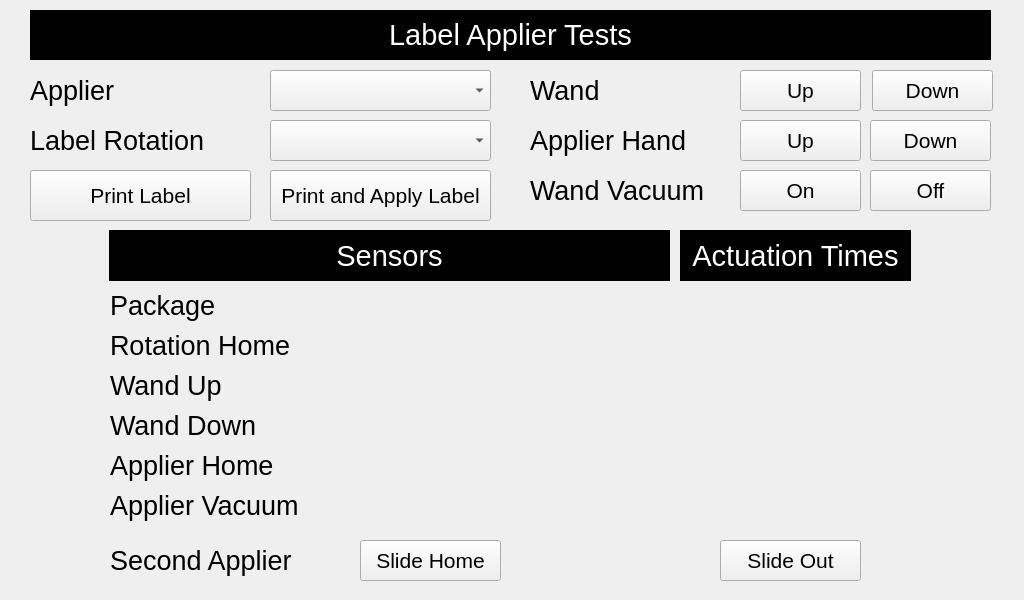
<?xml version="1.0" encoding="UTF-8"?>
<ui version="4.0">
 <class>serviceNewWrapperTestLabelApplier</class>
 <widget class="QWidget" name="serviceNewWrapperTestLabelApplier">
  <property name="geometry">
   <rect>
    <x>0</x>
    <y>0</y>
    <width>1024</width>
    <height>600</height>
   </rect>
  </property>
  <property name="font">
   <font>
    <pointsize>22</pointsize>
   </font>
  </property>
  <property name="windowTitle">
   <string>Form</string>
  </property>
  <widget class="QLabel" name="label">
   <property name="geometry">
    <rect>
     <x>30</x>
     <y>10</y>
     <width>961</width>
     <height>50</height>
    </rect>
   </property>
   <property name="font">
    <font>
     <pointsize>22</pointsize>
    </font>
   </property>
   <property name="styleSheet">
    <string notr="true">background-color: rgb(0, 0, 0);
color: rgb(255, 255, 255);</string>
   </property>
   <property name="text">
    <string>Label Applier Tests</string>
   </property>
   <property name="alignment">
    <set>Qt::AlignCenter</set>
   </property>
  </widget>
  <widget class="QLabel" name="lblPackageSensor">
   <property name="geometry">
    <rect>
     <x>550</x>
     <y>290</y>
     <width>121</width>
     <height>31</height>
    </rect>
   </property>
   <property name="font">
    <font>
     <pointsize>15</pointsize>
    </font>
   </property>
   <property name="styleSheet">
    <string notr="true"/>
   </property>
   <property name="text">
    <string notr="true"/>
   </property>
   <property name="alignment">
    <set>Qt::AlignCenter</set>
   </property>
  </widget>
  <widget class="QLabel" name="lblProductNumber_4">
   <property name="geometry">
    <rect>
     <x>110</x>
     <y>290</y>
     <width>431</width>
     <height>31</height>
    </rect>
   </property>
   <property name="font">
    <font>
     <pointsize>20</pointsize>
    </font>
   </property>
   <property name="text">
    <string>Package</string>
   </property>
   <property name="alignment">
    <set>Qt::AlignLeading|Qt::AlignLeft|Qt::AlignVCenter</set>
   </property>
  </widget>
  <widget class="QLabel" name="lblPrimaryStation">
   <property name="geometry">
    <rect>
     <x>109</x>
     <y>230</y>
     <width>561</width>
     <height>51</height>
    </rect>
   </property>
   <property name="font">
    <font>
     <pointsize>22</pointsize>
    </font>
   </property>
   <property name="styleSheet">
    <string notr="true">background-color: rgb(0, 0, 0);
color: rgb(255, 255, 255);</string>
   </property>
   <property name="text">
    <string>Sensors</string>
   </property>
   <property name="alignment">
    <set>Qt::AlignCenter</set>
   </property>
  </widget>
  <widget class="QPushButton" name="btnApplierUp">
   <property name="geometry">
    <rect>
     <x>740</x>
     <y>120</y>
     <width>121</width>
     <height>41</height>
    </rect>
   </property>
   <property name="sizePolicy">
    <sizepolicy hsizetype="Fixed" vsizetype="Fixed">
     <horstretch>0</horstretch>
     <verstretch>0</verstretch>
    </sizepolicy>
   </property>
   <property name="minimumSize">
    <size>
     <width>121</width>
     <height>41</height>
    </size>
   </property>
   <property name="maximumSize">
    <size>
     <width>121</width>
     <height>41</height>
    </size>
   </property>
   <property name="font">
    <font>
     <pointsize>16</pointsize>
    </font>
   </property>
   <property name="text">
    <string>Up</string>
   </property>
  </widget>
  <widget class="QPushButton" name="btnWandDown">
   <property name="geometry">
    <rect>
     <x>872</x>
     <y>70</y>
     <width>121</width>
     <height>41</height>
    </rect>
   </property>
   <property name="sizePolicy">
    <sizepolicy hsizetype="Fixed" vsizetype="Fixed">
     <horstretch>0</horstretch>
     <verstretch>0</verstretch>
    </sizepolicy>
   </property>
   <property name="minimumSize">
    <size>
     <width>121</width>
     <height>41</height>
    </size>
   </property>
   <property name="maximumSize">
    <size>
     <width>121</width>
     <height>41</height>
    </size>
   </property>
   <property name="font">
    <font>
     <pointsize>16</pointsize>
    </font>
   </property>
   <property name="text">
    <string>Down</string>
   </property>
  </widget>
  <widget class="QLabel" name="lblProductNumber_6">
   <property name="geometry">
    <rect>
     <x>530</x>
     <y>170</y>
     <width>201</width>
     <height>41</height>
    </rect>
   </property>
   <property name="font">
    <font>
     <pointsize>20</pointsize>
    </font>
   </property>
   <property name="text">
    <string>Wand Vacuum</string>
   </property>
   <property name="alignment">
    <set>Qt::AlignLeading|Qt::AlignLeft|Qt::AlignVCenter</set>
   </property>
  </widget>
  <widget class="QPushButton" name="btnApplierDown">
   <property name="geometry">
    <rect>
     <x>870</x>
     <y>120</y>
     <width>121</width>
     <height>41</height>
    </rect>
   </property>
   <property name="sizePolicy">
    <sizepolicy hsizetype="Fixed" vsizetype="Fixed">
     <horstretch>0</horstretch>
     <verstretch>0</verstretch>
    </sizepolicy>
   </property>
   <property name="minimumSize">
    <size>
     <width>121</width>
     <height>41</height>
    </size>
   </property>
   <property name="maximumSize">
    <size>
     <width>121</width>
     <height>41</height>
    </size>
   </property>
   <property name="font">
    <font>
     <pointsize>16</pointsize>
    </font>
   </property>
   <property name="text">
    <string>Down</string>
   </property>
  </widget>
  <widget class="QLabel" name="lblProductNumber_5">
   <property name="geometry">
    <rect>
     <x>30</x>
     <y>70</y>
     <width>201</width>
     <height>41</height>
    </rect>
   </property>
   <property name="font">
    <font>
     <pointsize>20</pointsize>
    </font>
   </property>
   <property name="text">
    <string>Applier</string>
   </property>
   <property name="alignment">
    <set>Qt::AlignLeading|Qt::AlignLeft|Qt::AlignVCenter</set>
   </property>
  </widget>
  <widget class="QLabel" name="lblProductNumber_3">
   <property name="geometry">
    <rect>
     <x>530</x>
     <y>70</y>
     <width>201</width>
     <height>41</height>
    </rect>
   </property>
   <property name="font">
    <font>
     <pointsize>20</pointsize>
    </font>
   </property>
   <property name="text">
    <string>Wand</string>
   </property>
   <property name="alignment">
    <set>Qt::AlignLeading|Qt::AlignLeft|Qt::AlignVCenter</set>
   </property>
  </widget>
  <widget class="QPushButton" name="btnWandVacuumOff">
   <property name="geometry">
    <rect>
     <x>870</x>
     <y>170</y>
     <width>121</width>
     <height>41</height>
    </rect>
   </property>
   <property name="sizePolicy">
    <sizepolicy hsizetype="Fixed" vsizetype="Fixed">
     <horstretch>0</horstretch>
     <verstretch>0</verstretch>
    </sizepolicy>
   </property>
   <property name="minimumSize">
    <size>
     <width>121</width>
     <height>41</height>
    </size>
   </property>
   <property name="maximumSize">
    <size>
     <width>121</width>
     <height>41</height>
    </size>
   </property>
   <property name="font">
    <font>
     <pointsize>16</pointsize>
    </font>
   </property>
   <property name="text">
    <string>Off</string>
   </property>
  </widget>
  <widget class="QPushButton" name="btnWandVacuumOn">
   <property name="geometry">
    <rect>
     <x>740</x>
     <y>170</y>
     <width>121</width>
     <height>41</height>
    </rect>
   </property>
   <property name="sizePolicy">
    <sizepolicy hsizetype="Fixed" vsizetype="Fixed">
     <horstretch>0</horstretch>
     <verstretch>0</verstretch>
    </sizepolicy>
   </property>
   <property name="minimumSize">
    <size>
     <width>121</width>
     <height>41</height>
    </size>
   </property>
   <property name="maximumSize">
    <size>
     <width>121</width>
     <height>41</height>
    </size>
   </property>
   <property name="font">
    <font>
     <pointsize>16</pointsize>
    </font>
   </property>
   <property name="text">
    <string>On</string>
   </property>
  </widget>
  <widget class="QPushButton" name="btnWandUp">
   <property name="geometry">
    <rect>
     <x>740</x>
     <y>70</y>
     <width>121</width>
     <height>41</height>
    </rect>
   </property>
   <property name="sizePolicy">
    <sizepolicy hsizetype="Fixed" vsizetype="Fixed">
     <horstretch>0</horstretch>
     <verstretch>0</verstretch>
    </sizepolicy>
   </property>
   <property name="minimumSize">
    <size>
     <width>121</width>
     <height>41</height>
    </size>
   </property>
   <property name="maximumSize">
    <size>
     <width>121</width>
     <height>41</height>
    </size>
   </property>
   <property name="font">
    <font>
     <pointsize>16</pointsize>
    </font>
   </property>
   <property name="text">
    <string>Up</string>
   </property>
  </widget>
  <widget class="QLabel" name="lblProductNumber_7">
   <property name="geometry">
    <rect>
     <x>30</x>
     <y>120</y>
     <width>201</width>
     <height>41</height>
    </rect>
   </property>
   <property name="font">
    <font>
     <pointsize>20</pointsize>
    </font>
   </property>
   <property name="text">
    <string>Label Rotation</string>
   </property>
   <property name="alignment">
    <set>Qt::AlignLeading|Qt::AlignLeft|Qt::AlignVCenter</set>
   </property>
  </widget>
  <widget class="QComboBox" name="cboxLabelRotation">
   <property name="geometry">
    <rect>
     <x>270</x>
     <y>120</y>
     <width>221</width>
     <height>41</height>
    </rect>
   </property>
   <property name="minimumSize">
    <size>
     <width>221</width>
     <height>41</height>
    </size>
   </property>
   <property name="maximumSize">
    <size>
     <width>221</width>
     <height>41</height>
    </size>
   </property>
   <property name="font">
    <font>
     <pointsize>16</pointsize>
    </font>
   </property>
  </widget>
  <widget class="QPushButton" name="btnPrintApplyLabel">
   <property name="geometry">
    <rect>
     <x>270</x>
     <y>170</y>
     <width>221</width>
     <height>51</height>
    </rect>
   </property>
   <property name="minimumSize">
    <size>
     <width>0</width>
     <height>51</height>
    </size>
   </property>
   <property name="maximumSize">
    <size>
     <width>16777215</width>
     <height>51</height>
    </size>
   </property>
   <property name="font">
    <font>
     <pointsize>16</pointsize>
    </font>
   </property>
   <property name="text">
    <string>Print and Apply Label</string>
   </property>
  </widget>
  <widget class="QPushButton" name="btnPrintLabel">
   <property name="geometry">
    <rect>
     <x>30</x>
     <y>170</y>
     <width>221</width>
     <height>51</height>
    </rect>
   </property>
   <property name="minimumSize">
    <size>
     <width>0</width>
     <height>51</height>
    </size>
   </property>
   <property name="maximumSize">
    <size>
     <width>16777215</width>
     <height>51</height>
    </size>
   </property>
   <property name="font">
    <font>
     <pointsize>16</pointsize>
    </font>
   </property>
   <property name="text">
    <string>Print Label</string>
   </property>
  </widget>
  <widget class="QComboBox" name="cboxLabelApplier">
   <property name="geometry">
    <rect>
     <x>270</x>
     <y>70</y>
     <width>221</width>
     <height>41</height>
    </rect>
   </property>
   <property name="sizePolicy">
    <sizepolicy hsizetype="Fixed" vsizetype="Fixed">
     <horstretch>0</horstretch>
     <verstretch>0</verstretch>
    </sizepolicy>
   </property>
   <property name="minimumSize">
    <size>
     <width>221</width>
     <height>31</height>
    </size>
   </property>
   <property name="maximumSize">
    <size>
     <width>221</width>
     <height>41</height>
    </size>
   </property>
   <property name="font">
    <font>
     <pointsize>16</pointsize>
    </font>
   </property>
  </widget>
  <widget class="QLabel" name="lblProductNumber_8">
   <property name="geometry">
    <rect>
     <x>110</x>
     <y>330</y>
     <width>431</width>
     <height>31</height>
    </rect>
   </property>
   <property name="font">
    <font>
     <pointsize>20</pointsize>
    </font>
   </property>
   <property name="text">
    <string>Rotation Home</string>
   </property>
   <property name="alignment">
    <set>Qt::AlignLeading|Qt::AlignLeft|Qt::AlignVCenter</set>
   </property>
  </widget>
  <widget class="QLabel" name="lblRotationHomeSensor">
   <property name="geometry">
    <rect>
     <x>550</x>
     <y>330</y>
     <width>121</width>
     <height>31</height>
    </rect>
   </property>
   <property name="font">
    <font>
     <pointsize>15</pointsize>
    </font>
   </property>
   <property name="styleSheet">
    <string notr="true"/>
   </property>
   <property name="text">
    <string notr="true"/>
   </property>
   <property name="alignment">
    <set>Qt::AlignCenter</set>
   </property>
  </widget>
  <widget class="QLabel" name="lblProductNumber_9">
   <property name="geometry">
    <rect>
     <x>530</x>
     <y>120</y>
     <width>201</width>
     <height>41</height>
    </rect>
   </property>
   <property name="font">
    <font>
     <pointsize>20</pointsize>
    </font>
   </property>
   <property name="text">
    <string>Applier Hand</string>
   </property>
   <property name="alignment">
    <set>Qt::AlignLeading|Qt::AlignLeft|Qt::AlignVCenter</set>
   </property>
  </widget>
  <widget class="QLabel" name="lblProductNumber_10">
   <property name="geometry">
    <rect>
     <x>110</x>
     <y>370</y>
     <width>431</width>
     <height>31</height>
    </rect>
   </property>
   <property name="font">
    <font>
     <pointsize>20</pointsize>
    </font>
   </property>
   <property name="text">
    <string>Wand Up</string>
   </property>
   <property name="alignment">
    <set>Qt::AlignLeading|Qt::AlignLeft|Qt::AlignVCenter</set>
   </property>
  </widget>
  <widget class="QLabel" name="lblProductNumber_11">
   <property name="geometry">
    <rect>
     <x>110</x>
     <y>410</y>
     <width>431</width>
     <height>31</height>
    </rect>
   </property>
   <property name="font">
    <font>
     <pointsize>20</pointsize>
    </font>
   </property>
   <property name="text">
    <string>Wand Down</string>
   </property>
   <property name="alignment">
    <set>Qt::AlignLeading|Qt::AlignLeft|Qt::AlignVCenter</set>
   </property>
  </widget>
  <widget class="QLabel" name="lblProductNumber_12">
   <property name="geometry">
    <rect>
     <x>110</x>
     <y>450</y>
     <width>431</width>
     <height>31</height>
    </rect>
   </property>
   <property name="font">
    <font>
     <pointsize>20</pointsize>
    </font>
   </property>
   <property name="text">
    <string>Applier Home</string>
   </property>
   <property name="alignment">
    <set>Qt::AlignLeading|Qt::AlignLeft|Qt::AlignVCenter</set>
   </property>
  </widget>
  <widget class="QLabel" name="lblProductNumber_13">
   <property name="geometry">
    <rect>
     <x>110</x>
     <y>490</y>
     <width>431</width>
     <height>31</height>
    </rect>
   </property>
   <property name="font">
    <font>
     <pointsize>20</pointsize>
    </font>
   </property>
   <property name="text">
    <string>Applier Vacuum</string>
   </property>
   <property name="alignment">
    <set>Qt::AlignLeading|Qt::AlignLeft|Qt::AlignVCenter</set>
   </property>
  </widget>
  <widget class="QLabel" name="lblWandUpSensor">
   <property name="geometry">
    <rect>
     <x>550</x>
     <y>370</y>
     <width>121</width>
     <height>31</height>
    </rect>
   </property>
   <property name="font">
    <font>
     <pointsize>15</pointsize>
    </font>
   </property>
   <property name="styleSheet">
    <string notr="true"/>
   </property>
   <property name="text">
    <string notr="true"/>
   </property>
   <property name="alignment">
    <set>Qt::AlignCenter</set>
   </property>
  </widget>
  <widget class="QLabel" name="lblWandDownSensor">
   <property name="geometry">
    <rect>
     <x>550</x>
     <y>410</y>
     <width>121</width>
     <height>31</height>
    </rect>
   </property>
   <property name="font">
    <font>
     <pointsize>15</pointsize>
    </font>
   </property>
   <property name="styleSheet">
    <string notr="true"/>
   </property>
   <property name="text">
    <string notr="true"/>
   </property>
   <property name="alignment">
    <set>Qt::AlignCenter</set>
   </property>
  </widget>
  <widget class="QLabel" name="lblApplierHomeSensor">
   <property name="geometry">
    <rect>
     <x>550</x>
     <y>450</y>
     <width>121</width>
     <height>31</height>
    </rect>
   </property>
   <property name="font">
    <font>
     <pointsize>15</pointsize>
    </font>
   </property>
   <property name="styleSheet">
    <string notr="true"/>
   </property>
   <property name="text">
    <string notr="true"/>
   </property>
   <property name="alignment">
    <set>Qt::AlignCenter</set>
   </property>
  </widget>
  <widget class="QLabel" name="lblApplierVacuum">
   <property name="geometry">
    <rect>
     <x>550</x>
     <y>490</y>
     <width>121</width>
     <height>31</height>
    </rect>
   </property>
   <property name="font">
    <font>
     <pointsize>20</pointsize>
    </font>
   </property>
   <property name="text">
    <string/>
   </property>
   <property name="alignment">
    <set>Qt::AlignCenter</set>
   </property>
  </widget>
  <widget class="QLabel" name="lblPrimaryStation_2">
   <property name="geometry">
    <rect>
     <x>680</x>
     <y>230</y>
     <width>231</width>
     <height>51</height>
    </rect>
   </property>
   <property name="font">
    <font>
     <pointsize>22</pointsize>
    </font>
   </property>
   <property name="styleSheet">
    <string notr="true">background-color: rgb(0, 0, 0);
color: rgb(255, 255, 255);</string>
   </property>
   <property name="text">
    <string>Actuation Times</string>
   </property>
   <property name="alignment">
    <set>Qt::AlignCenter</set>
   </property>
  </widget>
  <widget class="QLabel" name="lblWandUpEvent">
   <property name="geometry">
    <rect>
     <x>680</x>
     <y>370</y>
     <width>231</width>
     <height>31</height>
    </rect>
   </property>
   <property name="font">
    <font>
     <pointsize>20</pointsize>
    </font>
   </property>
   <property name="text">
    <string/>
   </property>
   <property name="alignment">
    <set>Qt::AlignCenter</set>
   </property>
  </widget>
  <widget class="QLabel" name="lblWandDownEvent">
   <property name="geometry">
    <rect>
     <x>680</x>
     <y>410</y>
     <width>231</width>
     <height>31</height>
    </rect>
   </property>
   <property name="font">
    <font>
     <pointsize>20</pointsize>
    </font>
   </property>
   <property name="text">
    <string/>
   </property>
   <property name="alignment">
    <set>Qt::AlignCenter</set>
   </property>
  </widget>
  <widget class="QLabel" name="lblApplierHomeEvent">
   <property name="geometry">
    <rect>
     <x>680</x>
     <y>450</y>
     <width>231</width>
     <height>31</height>
    </rect>
   </property>
   <property name="font">
    <font>
     <pointsize>20</pointsize>
    </font>
   </property>
   <property name="text">
    <string/>
   </property>
   <property name="alignment">
    <set>Qt::AlignCenter</set>
   </property>
  </widget>
  <widget class="QPushButton" name="btn2ndApplierSlideOut">
   <property name="geometry">
    <rect>
     <x>720</x>
     <y>540</y>
     <width>141</width>
     <height>41</height>
    </rect>
   </property>
   <property name="sizePolicy">
    <sizepolicy hsizetype="Fixed" vsizetype="Fixed">
     <horstretch>0</horstretch>
     <verstretch>0</verstretch>
    </sizepolicy>
   </property>
   <property name="minimumSize">
    <size>
     <width>141</width>
     <height>41</height>
    </size>
   </property>
   <property name="maximumSize">
    <size>
     <width>141</width>
     <height>41</height>
    </size>
   </property>
   <property name="font">
    <font>
     <pointsize>16</pointsize>
    </font>
   </property>
   <property name="text">
    <string>Slide Out</string>
   </property>
  </widget>
  <widget class="QPushButton" name="btn2ndApplierSlideHome">
   <property name="geometry">
    <rect>
     <x>360</x>
     <y>540</y>
     <width>141</width>
     <height>41</height>
    </rect>
   </property>
   <property name="sizePolicy">
    <sizepolicy hsizetype="Fixed" vsizetype="Fixed">
     <horstretch>0</horstretch>
     <verstretch>0</verstretch>
    </sizepolicy>
   </property>
   <property name="minimumSize">
    <size>
     <width>141</width>
     <height>41</height>
    </size>
   </property>
   <property name="maximumSize">
    <size>
     <width>141</width>
     <height>41</height>
    </size>
   </property>
   <property name="font">
    <font>
     <pointsize>16</pointsize>
    </font>
   </property>
   <property name="text">
    <string>Slide Home</string>
   </property>
  </widget>
  <widget class="QLabel" name="lblProductNumber_14">
   <property name="geometry">
    <rect>
     <x>110</x>
     <y>540</y>
     <width>201</width>
     <height>41</height>
    </rect>
   </property>
   <property name="font">
    <font>
     <pointsize>20</pointsize>
    </font>
   </property>
   <property name="text">
    <string>Second Applier</string>
   </property>
   <property name="alignment">
    <set>Qt::AlignLeading|Qt::AlignLeft|Qt::AlignVCenter</set>
   </property>
  </widget>
  <widget class="QLabel" name="lbl2ndApplierSlideHome">
   <property name="geometry">
    <rect>
     <x>550</x>
     <y>540</y>
     <width>121</width>
     <height>31</height>
    </rect>
   </property>
   <property name="font">
    <font>
     <pointsize>20</pointsize>
    </font>
   </property>
   <property name="text">
    <string/>
   </property>
   <property name="alignment">
    <set>Qt::AlignCenter</set>
   </property>
  </widget>
 </widget>
 <resources/>
 <connections/>
</ui>
